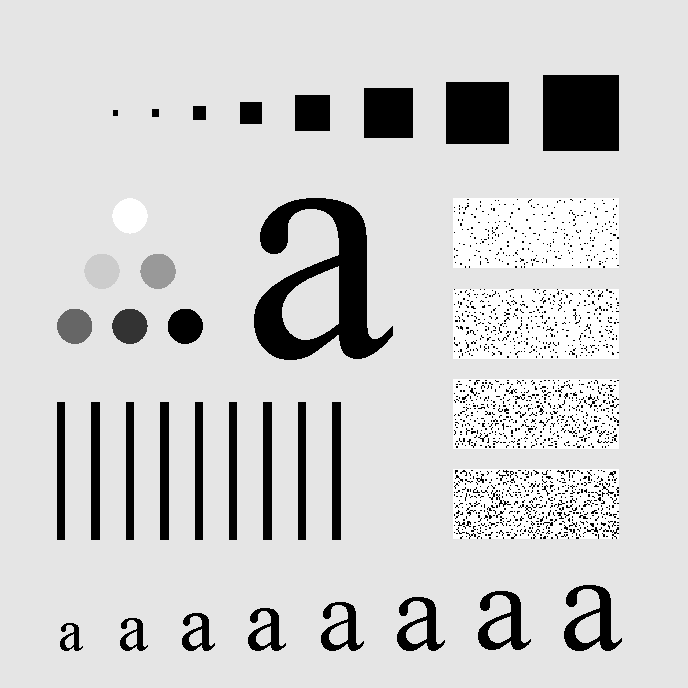
#> input picture Lab2/src/characters_test_pattern.tif, 688 x 688 px
$ jupyter execute Cw10.ipynb
#> lines starting #> are read from the running program, lines starting #| are printed output that depends on the picture
### Zadanie 10
Zbadaj działanie dolnoprzepustowych filtrów uśredniającego i gaussowskiego dla danych obrazów. Zaobserwuj wpływ rozmiaru masek na wynik filtracji.

[cell 1]
import matplotlib.pyplot as plt
import cv2
import skimage.filters as flt
import skimage.morphology as morph
from skimage.filters import rank
from skimage.color import rgb2gray
from skimage.util import img_as_ubyte

[cell 2]
# Załadowanie pliku .tiff
img_a = cv2.imread("src/characters_test_pattern.tif")
#> img_a is the input picture: shape (688, 688, 3); min 0, max 255, mean 207.3
img_b = cv2.imread("src/zoneplate.tif")
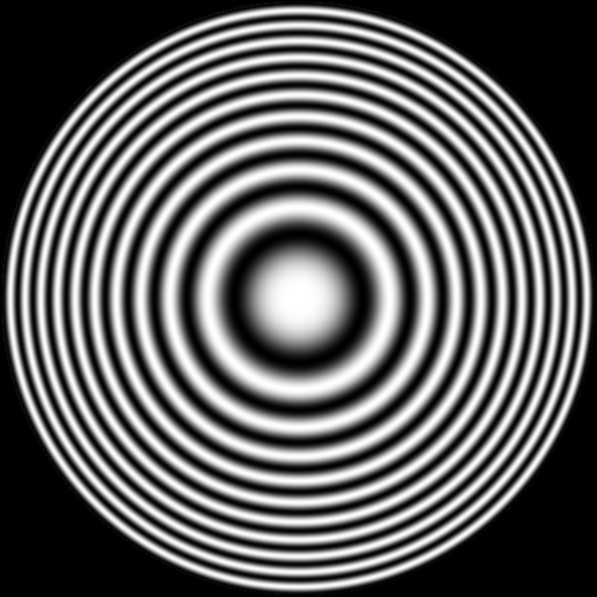
#> input picture Lab2/src/zoneplate.tif, 597 x 597 px
#> img_b is the input picture: shape (597, 597, 3); min 0, max 255, mean 98.1

[cell 3]
plt.figure(figsize=(25,7))
plt.subplot(2,6,1)
plt.imshow(img_a, cmap='gray')
processing = img_a
processing = rgb2gray(processing)
processing = img_as_ubyte(processing)
plt.title("Obraz orginalny")

plt.subplot(2,6,2)
gaus_b = flt.gaussian(processing,sigma=1)
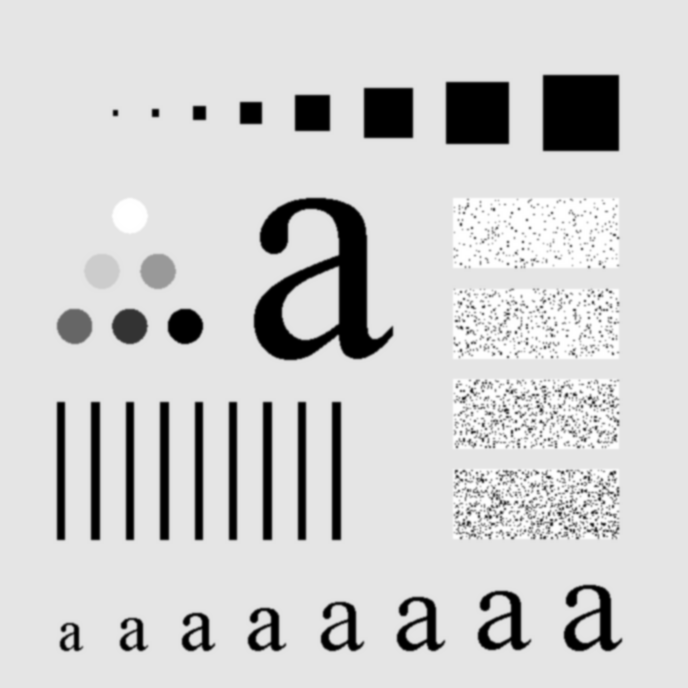
#> gaus_b: shape (688, 688) float64; min 0, max 1, mean 0.813
plt.imshow(gaus_b, cmap='gray')
plt.title("Filtr gausa sigma=1")

plt.subplot(2,6,3)
gaus_b = flt.gaussian(processing,sigma=5)
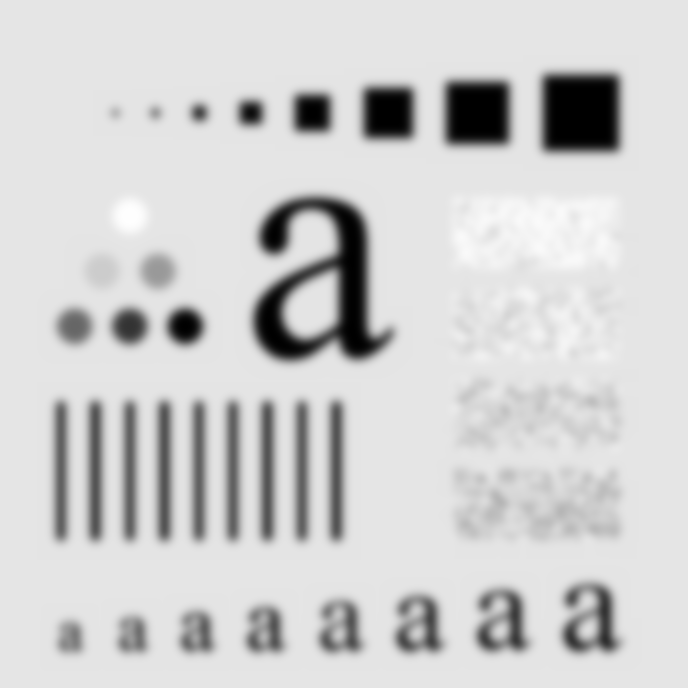
#> gaus_b: shape (688, 688) float64; min 0, max 1, mean 0.813
plt.imshow(gaus_b, cmap='gray')
plt.title("Filtr gausa sigma=5")

plt.subplot(2,6,4)
medi_img = rank.median(processing,morph.footprint_rectangle((3,3)))
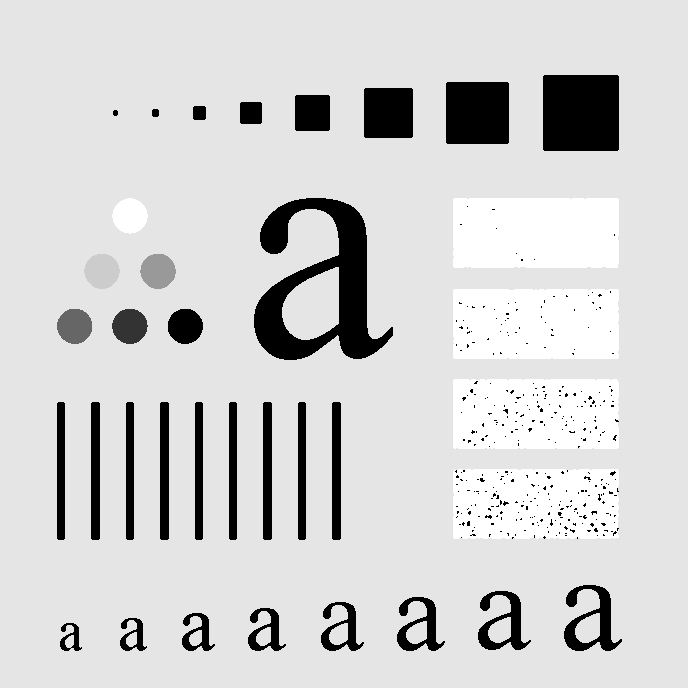
#> medi_img: shape (688, 688); min 0, max 255, mean 209.8
plt.imshow(medi_img, cmap='gray')
plt.title("Filtr medianowy 3x3")

plt.subplot(2,6,5)
medi_img = rank.median(processing,morph.footprint_rectangle((16,16)))
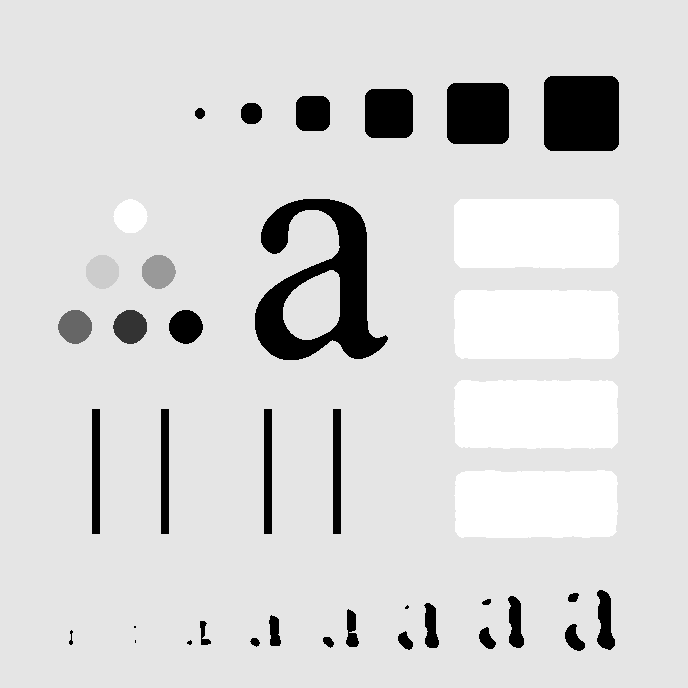
#> medi_img: shape (688, 688); min 0, max 255, mean 215.6
plt.imshow(medi_img, cmap='gray')
plt.title("Filtr medianowy 16x16")

plt.subplot(2,6,6)
medi_img = rank.median(processing,morph.footprint_rectangle((90,90)))
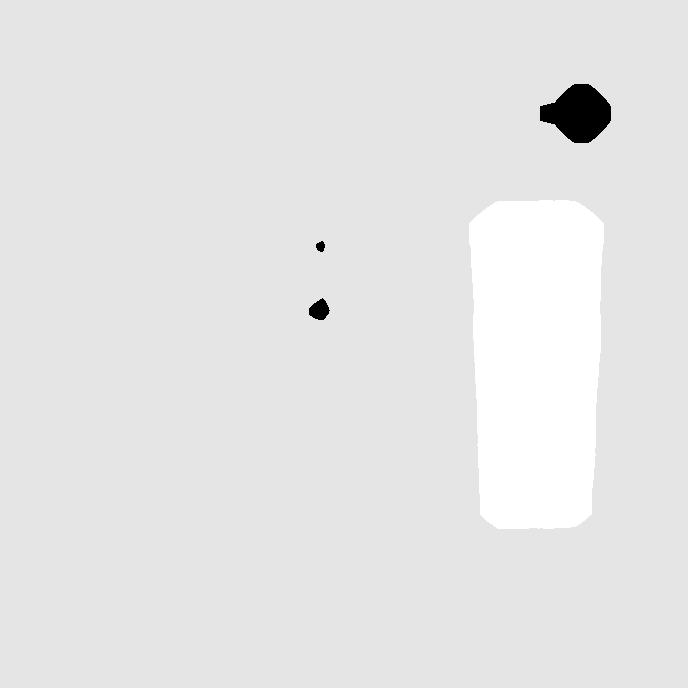
#> medi_img: shape (688, 688); min 0, max 255, mean 229.6
plt.imshow(medi_img, cmap='gray')
plt.title("Filtr medianowy 90x90")


plt.subplot(2,6,7)
plt.imshow(img_b, cmap='gray')
processing = img_b

processing = rgb2gray(processing)
#> processing: shape (597, 597) float64
processing = img_as_ubyte(processing)

plt.subplot(2,6,8)
gaus_b = flt.gaussian(processing,sigma=1)
#> gaus_b: shape (597, 597) float64
plt.imshow(gaus_b, cmap='gray')

plt.subplot(2,6,9)
gaus_b = flt.gaussian(processing,sigma=5)
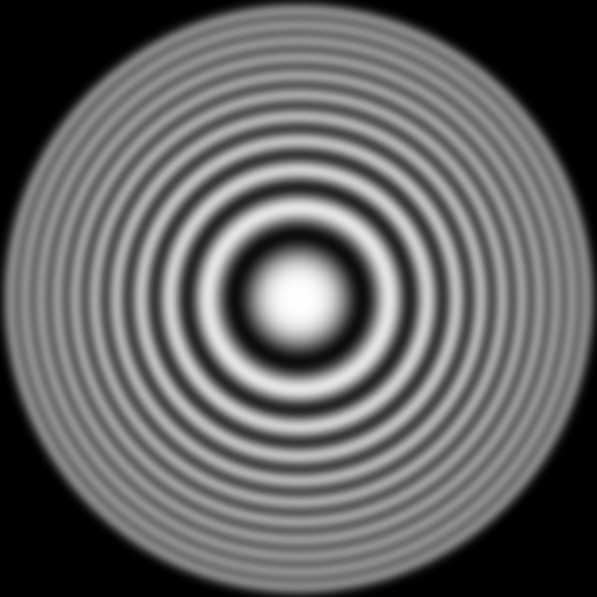
#> gaus_b: shape (597, 597) float64; min 0, max 0.999, mean 0.385
plt.imshow(gaus_b, cmap='gray')

plt.subplot(2,6,10)
medi_img = rank.median(processing,morph.footprint_rectangle((3,3)))
#> medi_img: shape (597, 597)
plt.imshow(medi_img, cmap='gray')

plt.subplot(2,6,11)
medi_img = rank.median(processing,morph.footprint_rectangle((16,16)))
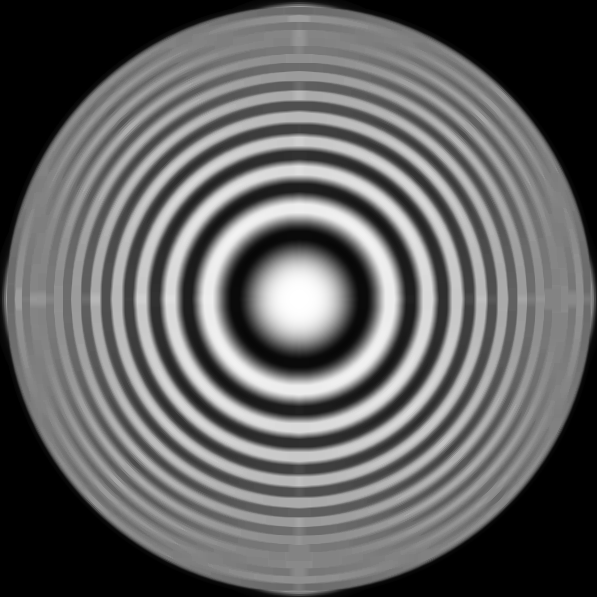
#> medi_img: shape (597, 597); min 0, max 255, mean 97.2
plt.imshow(medi_img, cmap='gray')

plt.subplot(2,6,12)
medi_img = rank.median(processing,morph.footprint_rectangle((90,90)))
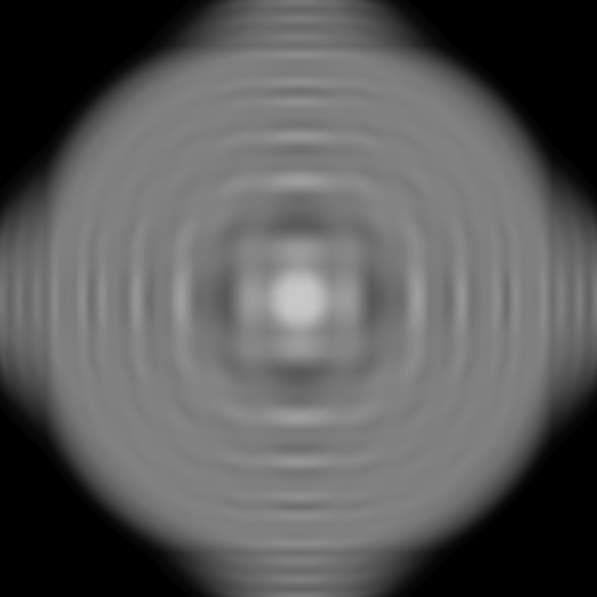
#> medi_img: shape (597, 597); min 0, max 199, mean 89.6
plt.imshow(medi_img, cmap='gray')

plt.tight_layout()
plt.show()
